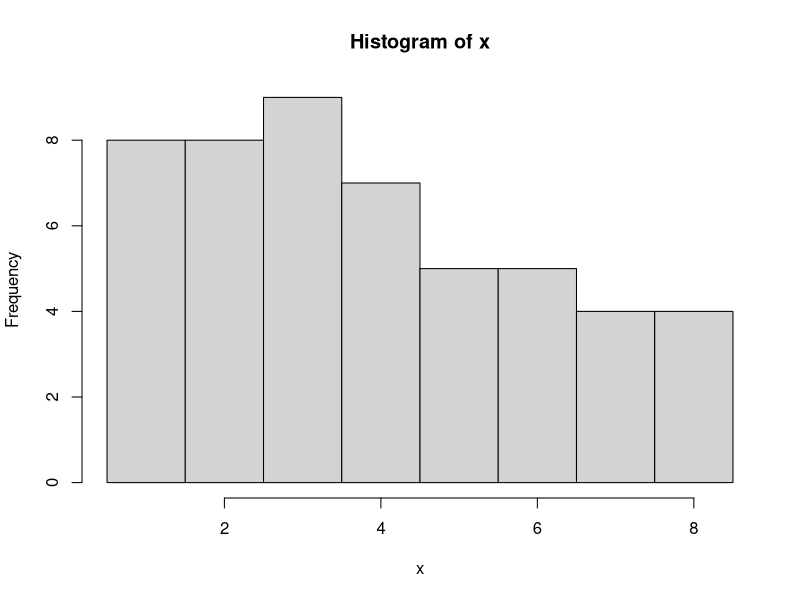
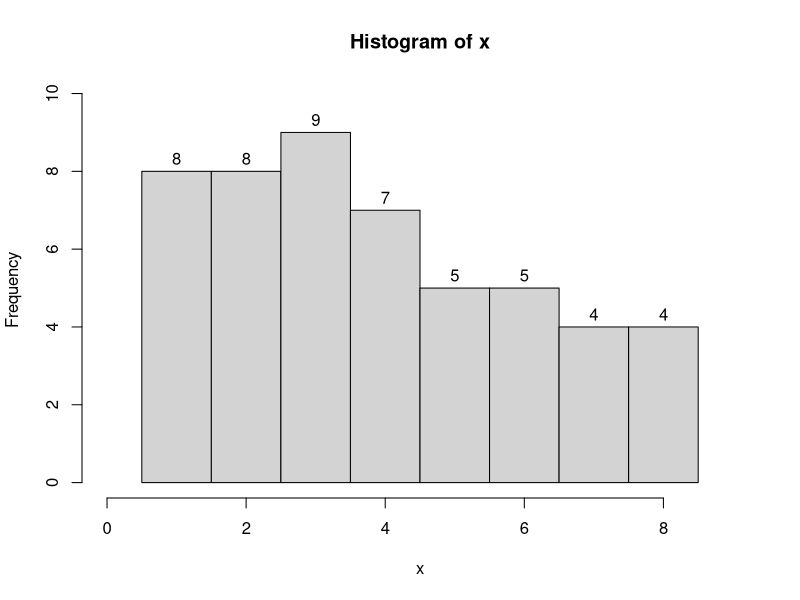

The R script that drew these images, in order:
## ---- chunk 1
n = sample(c(30,40,50,60,70,80,90,100),1)
i = 1:n
type = sample(1:4,1)
ns = c(6,8,10,12)[type]
x = sample(1:ns,n,T)
brks = 1:(ns+1)-0.5
myhist = hist(x,breaks=brks)
counts = myhist$counts
strdie = c("six","eight","ten","twelve")[type]

b1 = sample(brks[3:(length(brks)-1)],1)
n1 = sum(x<b1)
b2 = sample(brks[2:(length(brks)-2)],1)
n2 = sum(x>b2)
b3 = sort(sample(brks[2:(length(brks)-1)],2))
c3 = mean(b3)
r3 = (b3[2]-b3[1])/2
n3 = sum(abs(x-c3)<r3)
b4 = sort(sample(brks[2:(length(brks)-1)],2))
c4 = mean(b4)
r4 = (b4[2]-b4[1])/2
n4 = sum(abs(x-c4)>r4)

b5 = sample(brks[3:(length(brks)-1)],1)
n5 = sum(x<b5)
b6 = sample(brks[2:(length(brks)-2)],1)
n6 = sum(x>b6)
b7 = sort(sample(brks[2:(length(brks)-1)],2))
c7 = mean(b7)
r7 = (b7[2]-b7[1])/2
if(r7==round(r7)){
  wrd7 = "integer"
} else {
  wrd7 = "half-integer"
}
n7 = sum(abs(x-c7)<r7)
b8 = sort(sample(brks[2:(length(brks)-1)],2))
c8 = mean(b8)
r8 = (b8[2]-b8[1])/2
if(r8==round(r8)){
  wrd8 = "integer"
} else {
  wrd8 = "half-integer"
}
n8 = sum(abs(x-c8)>r8)
## ---- chunk 2
ylim = max(counts)*1.1
hist(x,breaks=brks,labels = TRUE,ylim=c(0,ylim),xlim=c(0,ns+1))
